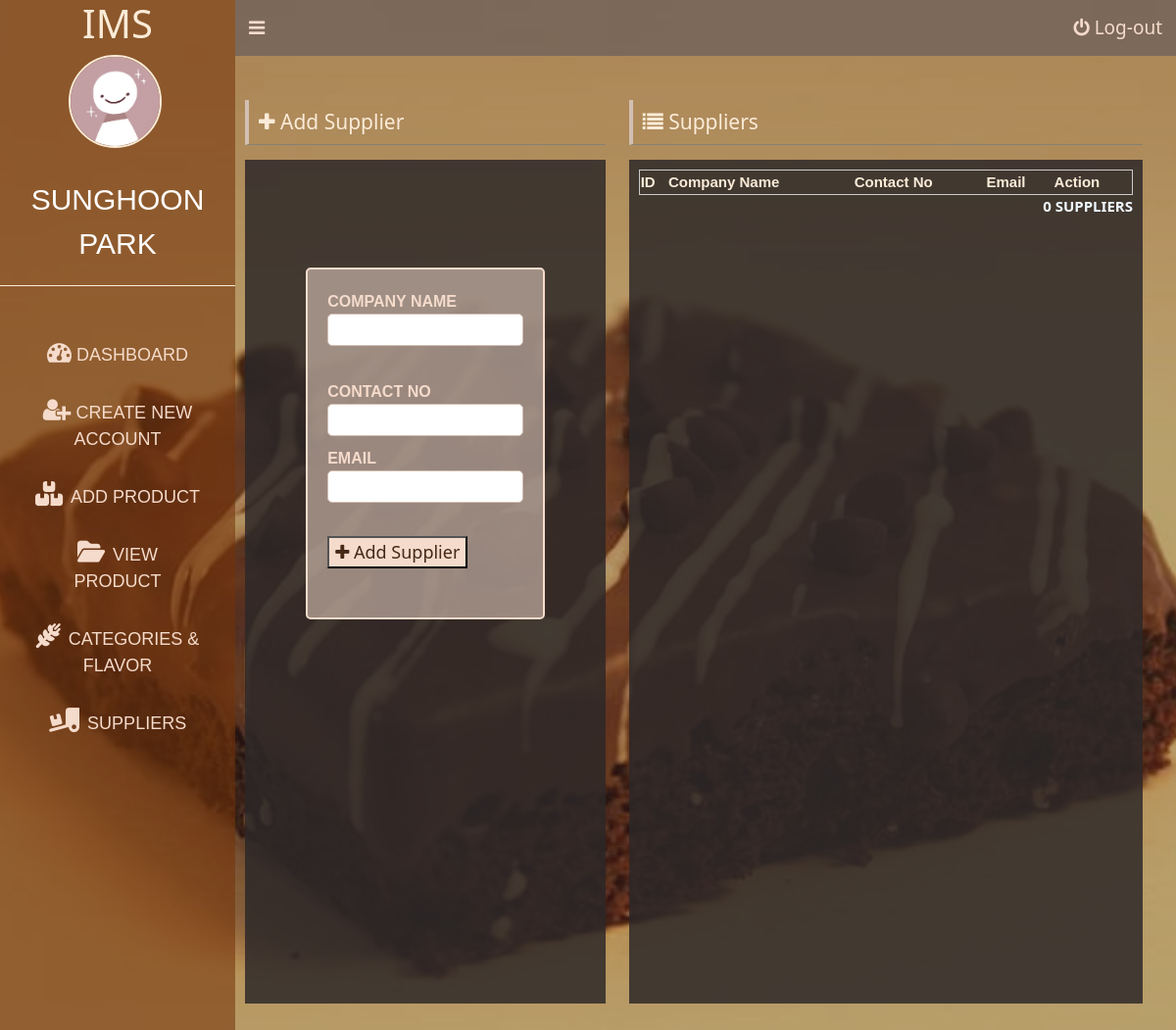
Before: /suppliers.php (signed in) with the older database file.
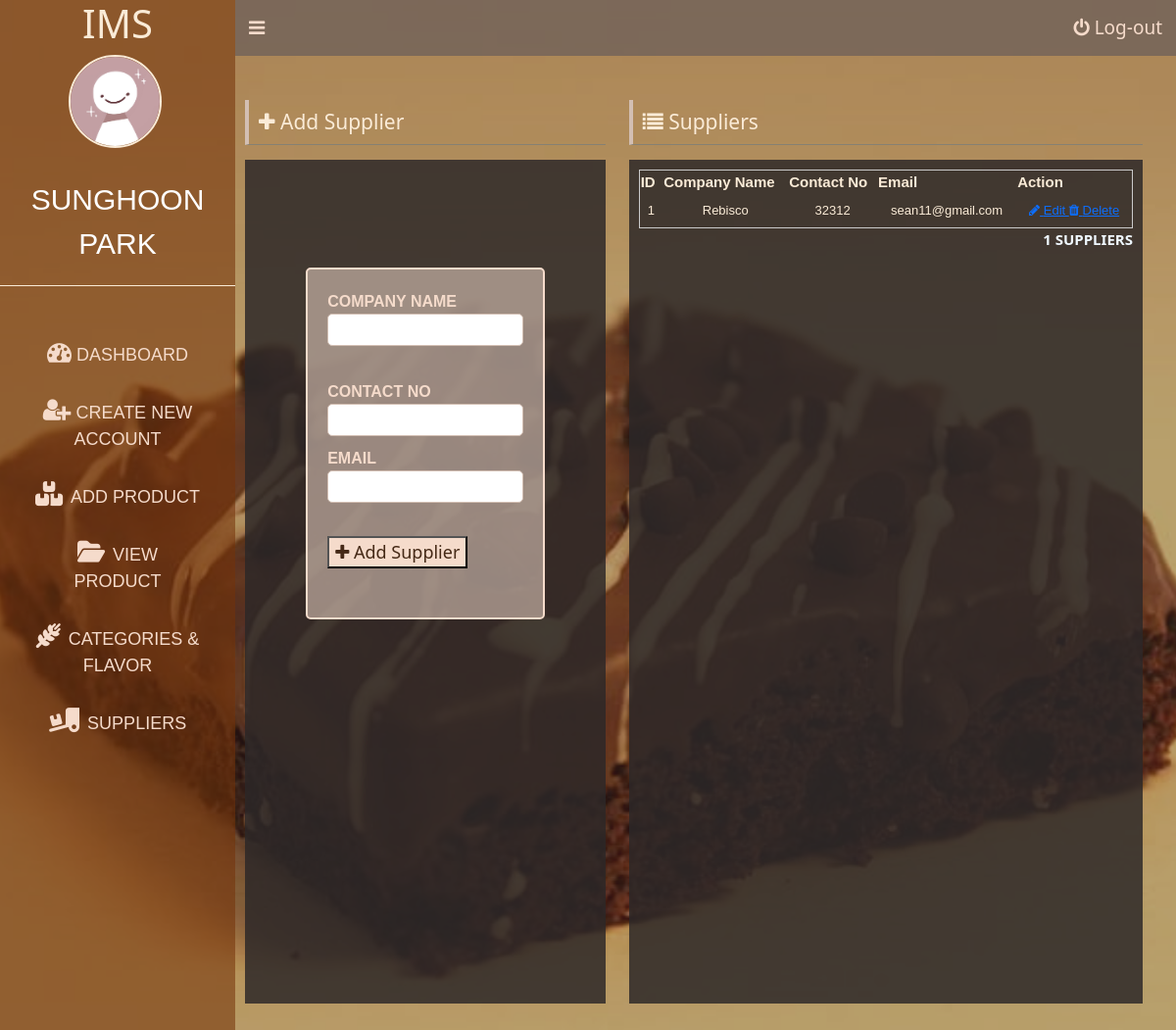
After: the same page with the newer database file.
### tables this page shows
CREATE TABLE `supplier` (
  `Supplier_ID` int(11) NOT NULL,
  `company_name` varchar(255) NOT NULL,
  `contact_num` varchar(255) NOT NULL,
  `email` varchar(255) NOT NULL
);

### database/show-supplier.php (called while the page is built)
<?php
include('connection.php');
$stmt = $conn->prepare("SELECT * FROM supplier ");
$stmt->execute();
$stmt->setFetchMode(PDO::FETCH_ASSOC);
return $stmt->fetchAll();

### suppliers.php (the view, shortened to what this page needs)
<?php
$user = $_SESSION['user'];
$suppliers = include('database/show-supplier.php');
?>
<!DOCTYPE html>
<html lang="en">
<head>
    <link rel="stylesheet" type="text/css" href="css/login.css?v=p<?= time(); ?>">
    <link rel="stylesheet" href="css/to/font-awesome/css/font-awesome.min.css">
    <link rel="stylesheet" type="text/css" href="js/bootstrap-5.3.0-alpha3-dist/css/bootstrap.min.css?v=p<?= time(); ?>">
</head>
<body>
    <div id="dashboardMainContainer">
        <?php include('partial/app-sidebar.php') ?>
        <div class="dashboard_content_container" id="dashboard_content_container">
            <?php include('partial/app-topNav.php') ?>
            <div class="dashboard_content">
                <div class="row">
                    <div class="column column-5">
                        <h1 class="section_header"><i class="fa fa-plus"></i> Add Supplier</h1>
                        <div class="dashboard_content_main">
                            <div id="userAddFormContainer">
                                <form action="database/add-supplier.php" method="POST" class="appForm">
                                    <div class="appFormInputContainer">
                                        <label for="company_name">Company Name</label>
                                        <input type="text" class="appFormInput" id="company_name" name="company_name" />
                                    </div>
                                    <br>
                                    <div class="appFormInputContainer">
                                        <label for="contact_num">Contact No</label>
                                        <input type="text" class="appFormInput" id="contact_num" name="contact_num" />
                                    </div>
                                    <div class="appFormInputContainer">
                                        <label for="email">Email</label>
                                        <input type="text" class="appFormInput" id="email" name="email" />
                                    </div>
                                    <button type="submit" class="appBtn"><i class="fa fa-plus"></i> Add Supplier</button>
                                </form>
                            </div>
                        </div>
                    </div>
                    <div class="column column-7">
                        <h1 class="section_header"><i class="fa fa-list"></i> Suppliers</h1>
                        <div class="dashboard_content_main">
                            <div class="user">
                                <table>
                                    <thead>
                                        <tr>
                                            <th>ID</th>
                                            <th>Company Name</th>
                                            <th>Contact No</th>
                                            <th>Email</th>
                                            <th>Action</th>
                                        </tr>
                                    </thead>
                                    <tbody>
                                        <?php foreach ($suppliers as $index => $s) { ?>
                                            <tr>
                                                <td><?= $index + 1 ?></td>
                                                <td><?= $s['company_name'] ?></td>
                                                <td><?= $s['contact_num'] ?></td>
                                                <td><?= $s['email'] ?></td>
                                                <td>
                                                    <a href="#" class="updateSupplier" data-toggle="modal" data-target="#updateSupplierModal<?= $s['Supplier_ID'] ?>">
                                                                <i class="fa fa-pencil"></i> Edit </a>
                                                        <a href="database/delete-supplier.php?Supplier_ID=<?= $s['Supplier_ID'] ?>" class="deleteSupplier">
                                                        <i class="fa fa-trash"></i> Delete</a>
                                                </td>
                                            </tr>
                                        <?php } ?>
                                    </tbody>
                                </table>
                                <p class="userCount"><?= count($suppliers) ?> Suppliers</p>
                            </div>
                        </div>
                    </div>
                </div>
            </div>
        </div>
    </div>
</body>
</html>

### partial/app-sidebar.php (shortened to what this page needs)
<div class="dashboard_sidebar" id="dashboard_sidebar">
    <h3 class="dashboard_logo" id = "dashboard_logo"> IMS </h3>
    <div class="dashboard_sidebar_user">
        <img src="images/art.jpg" alt="User image." id ="userImage" />
        <span><?= $user['first_name'] . ' ' . $user['last_name']?></span>
    </div>
    <div class="dashboard_sidebar_menu">
        <ul class="dashboard_menu_list">
            <li>
                <a href="./dashboard.php"><i class="fa fa-dashboard "></i> <span class="menuText" >Dashboard</span></a>
            </li>
            <li>
                <a href="./user-add.php"><i class="fa fa-user-plus "></i> <span class="menuText">Create New Account</span></a>
            </li>
            <li>
                <a href="./product-add.php"><i class="fa-solid fa-boxes-stacked"> </i> <span class="menuText" style="margin-left: 3px;"> Add Product</span></a>
            </li>
            <li>
                <a href="./view-product.php"><i class="fa-solid fa-folder-open"> </i> <span class="menuText" style="margin-left: 3px;"> View Product</span></a>
            </li>
            <li>
                <a href="./flavor-category-add.php"><i class="fa-solid fa-wheat-awn"> </i> <span class="menuText" style="margin-left: 3px;"> Categories & Flavor </span></a>
            </li>
            <li>
                <a href="./suppliers.php"><i class="fa-solid fa-truck-ramp-box"> </i> <span class="menuText" style="margin-left: 3px;"> Suppliers </span></a>
            </li>
        </ul>
    </div>
</div>

### partial/app-topNav.php
<div class="dashboard_topNav">
                <a href="" id="toggleBtn"><i class="fa fa-navicon"></i></a>
                <a href="database/logout.php" id="logoutBtn"><i class="fa fa-power-off"></i> Log-out</a>
            </div>

### css/login.css (style rules this page uses)
body { background: url('../images/un.png') no-repeat center center fixed; background-size: cover; font-family: Cambria, Cochin, Georgia, Times, 'Times New Roman', serif; }
body { font-family: Cambria, Cochin, Georgia, Times, 'Times New Roman', serif; }
#dashboardMainContainer { display: flex; flex-direction: row; }
div.dashboard_sidebar { width: 20%; background: #663311b7; height: 140vh; }
div.dashboard_content_container { width: 80%; background: #36353159; }
h3.dashboard_logo { color: antiquewhite; font-size: 40px; text-align: center; }
div.dashboard_sidebar_user { text-align: center; padding-bottom: 20px; border-bottom: 1px solid antiquewhite; }
div.dashboard_sidebar_user img { width: 95px; display: inline-block; border-radius: 50%; border: 2px solid antiquewhite; margin-right: 5px; vertical-align: middle; margin-bottom: 15px; }
div.dashboard_sidebar_user span { font-size: 30px; text-transform: uppercase; color: #fff; display: flex; flex-direction: column; font-family: Arial, Helvetica, sans-serif; margin-top: 15px; }
ul.dashboard_menu_list { padding: 20px; margin-top: 20px; }
ul.dashboard_menu_list li { font-family: Arial, Helvetica, sans-serif; padding: 15px 15px; font-size: 18px; text-transform: uppercase; display: flex; flex-direction: column; }
ul.dashboard_menu_list li a { text-decoration: none; color: #f5dbcb; height: 100%; display: block; text-align: center; }
ul.dashboard_menu_list li a i { font-size: 25px; }
div.dashboard_topNav { background: #645959a9; padding: 14px; }
div.dashboard_topNav a { color: #f5dbcb; font-size: 19px; text-decoration: none; }
a#logoutBtn { float: right; }
div.dashboard_content { padding: 45px 10px 10px 10px; }
div.dashboard_content_main { background: #2c2828d7; min-height: 800px; height: 100%; padding:10px; }
form::after { content: ''; clear: both; display: block; }
form.appForm { width: 70%; margin: 0 auto; padding: 20px; border: 2px solid #f5dbcb; border-radius: 5px; margin-top: 0p3x; padding-bottom: 50px; background: #d3bfb3a2; font-weight: bold; }
form input.appFormInput { width: 100%; height: 33px; border: 1px solid #d3bfb3; border-radius: 5px; }
form label { color: #f5dbcb; font-family: Arial, Helvetica, sans-serif; text-transform: uppercase; }
div#userAddFormContainer { padding-top: 100px; }
div.appFormInputContainer { margin-bottom: 10px; }
div#userAddFormContainer button { color: #381c09ee; background: #f5dbcb; font-size: large; margin-top: 24px; }
div.row { display: flex; flex-direction: row; flex-wrap: wrap; width: 100%; }
div.column { width: 100%; }
div.column-5 { width: 41.67%; }
div.column-7 { width: 58.33%; }
h1.section_header { font-size: 21px; color:antiquewhite; border-bottom: 1px solid #817f76e1; padding-bottom: 20px; padding: 10px; border-left: 4px solid #d3bfb3; margin-bottom: 15px; }
div.user table, th, td { border: 1px solid #cacaca; border-collapse: collapse; font-size: 15px; font-family: Arial, Helvetica, sans-serif; }
table { width: 100%; color: antiquewhite ; }
table th { font-size: 15px; }
table td { font-size: 13px; padding: 7px; text-align: center; }
p.userCount { text-align: right; font-size: 15px; font-weight: bold; text-transform: uppercase; color: aliceblue; }

Changed rows visible on the page:
added supplier: company_name "Rebisco", contact_num "32312", email "sean11@gmail.com"
Other visible differences:
count($suppliers): "0" → "1"
